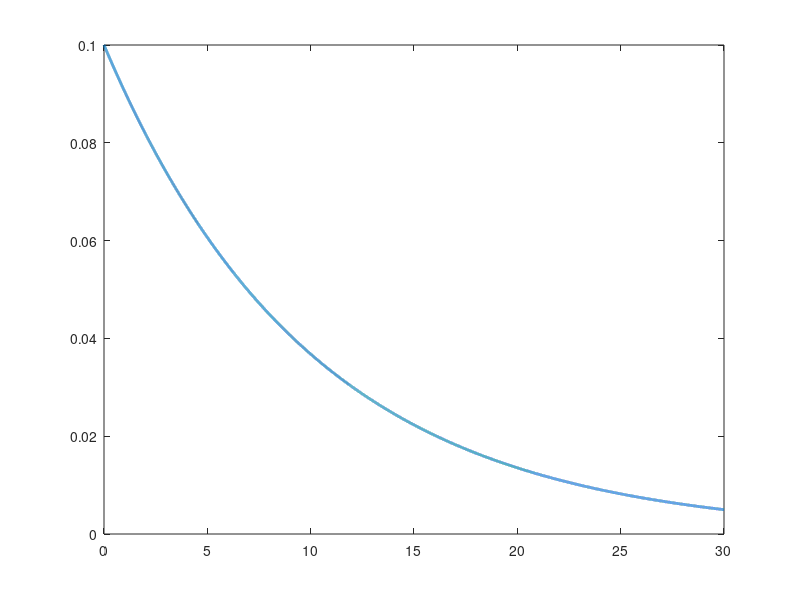

Reproduce this figure in MATLAB.
%pd = makedist('beta','a',2,'b',5)
%pd = makedist('normal','mu',2,'sigma',0.5)
%pd = makedist('triangular','a',0,'b',7,'c',10)
pd = makedist('exponential','mu',10)
%pd = makedist('uniform','lower',1,'upper',10)
%pd = makedist('lognormal','mu',2,'sigma',0.5)

x = 0:.001:30;
y = pdf(pd,x);
plot(x,y,'LineWidth',2)

%pd = makedist('normal','mu',5,'sigma',2)
%pd1 = makedist('normal','mu',10,'sigma',1)
%x1 = 0:.001:15;
%x2 = 0:.001:15;
%y = pdf(pd,x);
%z = pdf(pd1,x);
%a=[y z]
%x=[x1 x2]
%plot(x,a,'LineWidth',2)